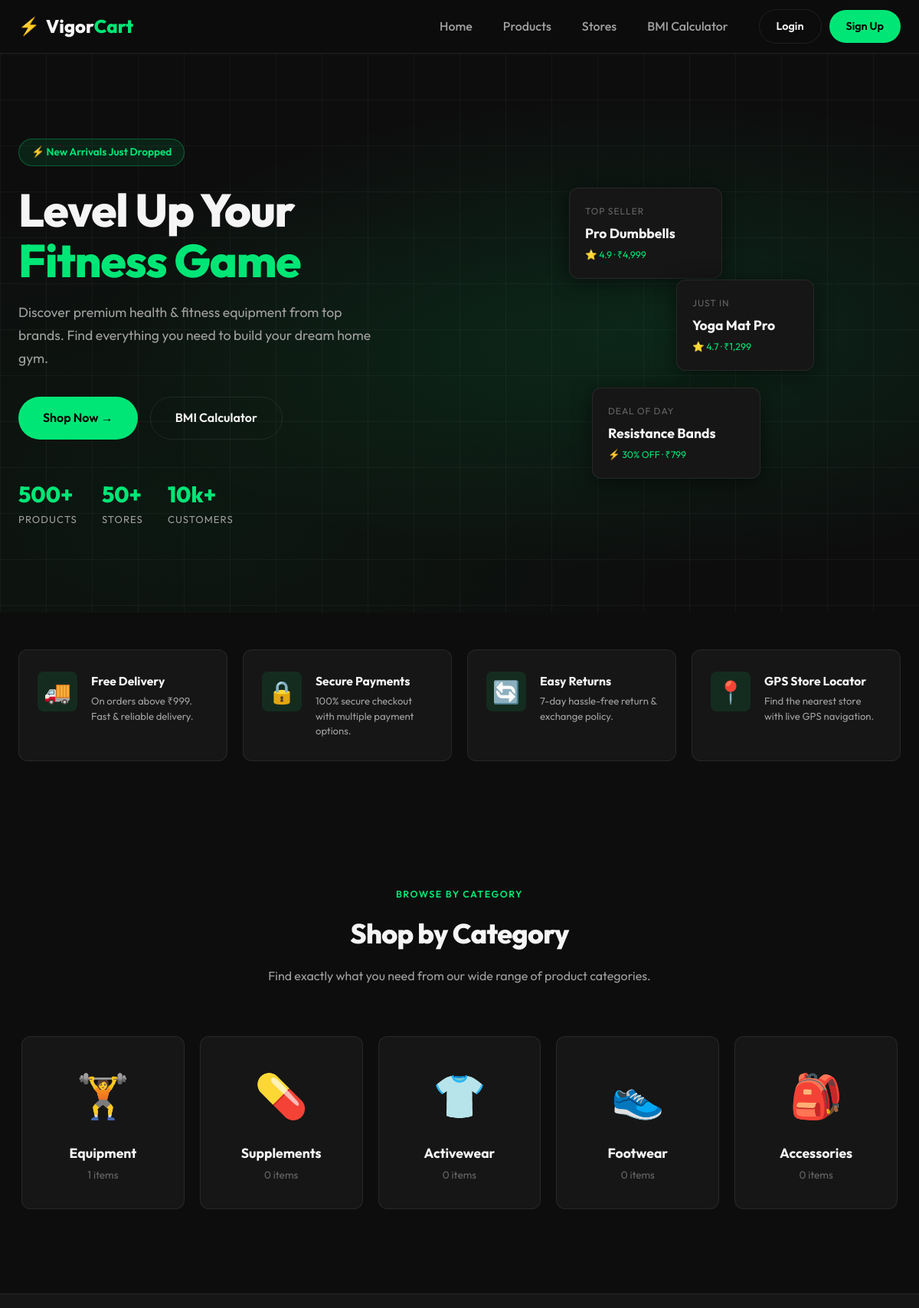
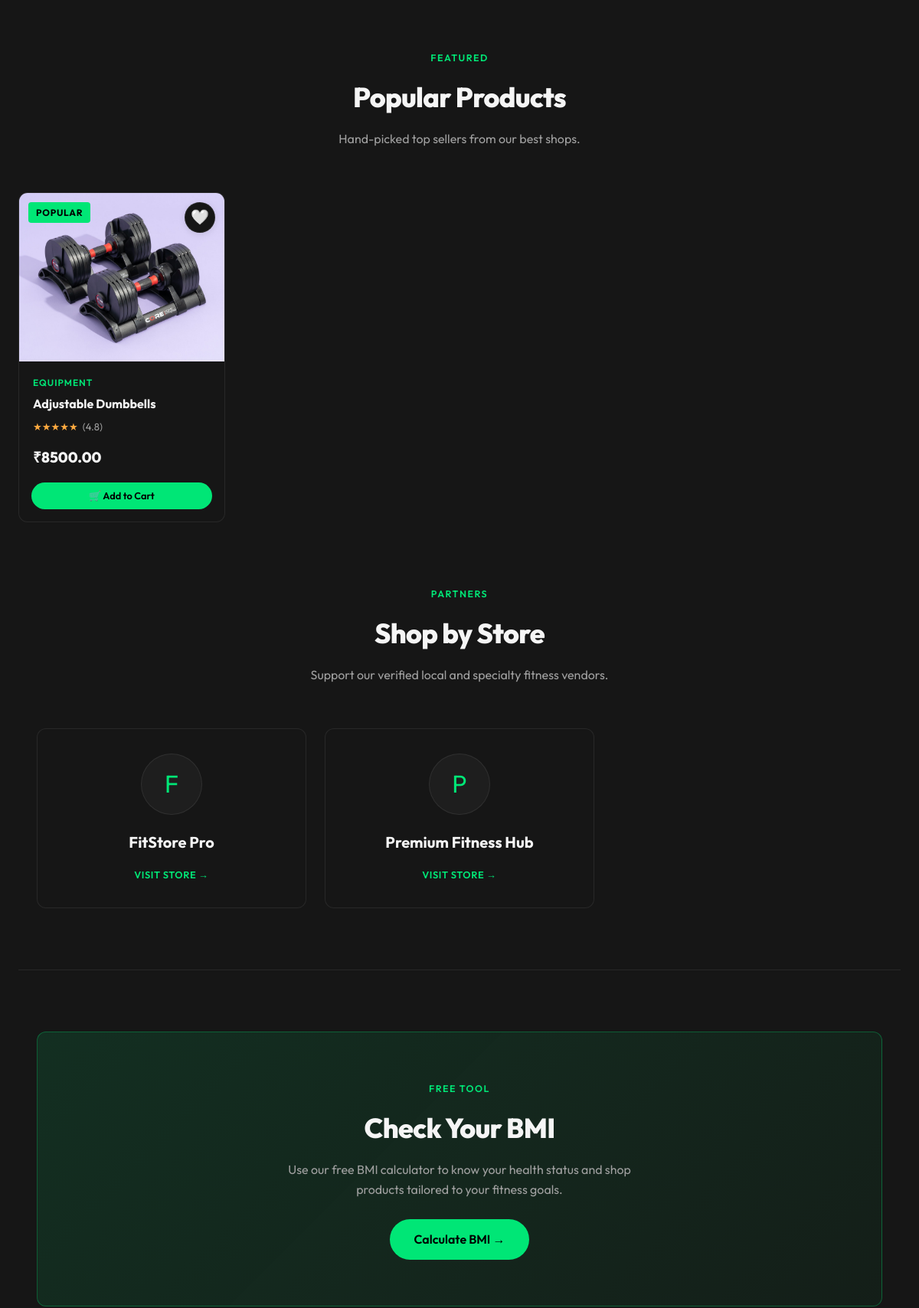
The page / (upper part) on the database its author committed (2 pictures, top to bottom).
### store/models.py (models this page shows, shortened)
class Category(models.Model):
    name = models.CharField(max_length=100)
    parent = models.ForeignKey('self', db_index=True, null=True, blank=True, on_delete=models.CASCADE, related_name='subcategories')
    def __str__(self):
        return self.name

class Product(models.Model):
    p_name = models.CharField(max_length=255)
    asset_id = models.CharField(max_length=100, blank=True, null=True)
    description = models.TextField(blank=True, null=True)
    size = models.CharField(max_length=100, blank=True, null=True)
    detail = models.TextField(blank=True, null=True)
    price = models.DecimalField(max_digits=10, decimal_places=2)
    stock_availability = models.IntegerField(default=0)
    shop = models.ForeignKey(Shop, on_delete=models.CASCADE, related_name='products', null=True)
    category = models.ForeignKey(Category, on_delete=models.SET_NULL, null=True, related_name='products')
    image = models.ImageField(upload_to='products/', null=True, blank=True)
    created_at = models.DateTimeField(auto_now_add=True)

class Shop(models.Model):
    owner = models.ForeignKey(User, on_delete=models.CASCADE, related_name='owned_shops', null=True)
    name = models.CharField(max_length=255)
    email = models.EmailField(unique=True)
    password = models.CharField(max_length=255)
    phone_number = models.CharField(max_length=100)
    opening_hours = models.CharField(max_length=100)
    location = models.CharField(max_length=100)
    status = models.CharField(max_length=20, default='Pending') # Default status
    is_verified = models.BooleanField(default=False)

### store/views.py (the view)
# urls.py: path('', views.home, name='home'),
def home(request):
    featured_products = Product.objects.all()[:8]
    categories = Category.objects.filter(parent__isnull=True)
    shops = Shop.objects.filter(is_verified=True)[:4]
    wishlist_product_ids = []
    if request.user.is_authenticated:
        wishlist_obj = Wishlist.objects.filter(user=request.user).first()
        if wishlist_obj:
            wishlist_product_ids = list(wishlist_obj.products.values_list('id', flat=True))
    return render(request, 'store/home.html', {
        'featured_products': featured_products,
        'categories': categories,
        'shops': shops,
        'wishlist_product_ids': wishlist_product_ids,
    })

### store/templates/store/home.html (shortened to what this page needs)
{% extends 'store/base.html' %}
{% load static %}
{% block content %}
<section class="hero">
    <div class="hero-bg"></div>
    <div class="hero-grid-overlay"></div>
    <div class="hero-content">
        <div class="hero-text">
            <div class="hero-badge">⚡ New Arrivals Just Dropped</div>
            <h1 class="hero-title">
                Level Up Your<br>
                <span class="highlight">Fitness Game</span>
            </h1>
            <p class="hero-subtitle">
                Discover premium health &amp; fitness equipment from top brands. Find everything you need to build your
                dream home gym.
            </p>
            <div class="hero-cta">
                <a href="{% url 'products' %}" class="btn btn-primary btn-lg">Shop Now →</a>
                <a href="{% url 'bmi' %}" class="btn btn-outline btn-lg">BMI Calculator</a>
            </div>
            <div class="hero-stats">
                <div class="stat-item">
                    <div class="stat-number">500+</div>
                    <div class="stat-label">Products</div>
                </div>
                <div class="stat-item">
                    <div class="stat-number">50+</div>
                    <div class="stat-label">Stores</div>
                </div>
                <div class="stat-item">
                    <div class="stat-number">10k+</div>
                    <div class="stat-label">Customers</div>
                </div>
            </div>
        </div>
        <div class="hero-visual">
            <div class="hero-card-stack">
                <div class="floating-card">
                    <div class="card-label">Top Seller</div>
                    <div class="card-value">Pro Dumbbells</div>
                    <div class="card-sub">⭐ 4.9 · ₹4,999</div>
                </div>
                <div class="floating-card">
                    <div class="card-label">Just In</div>
                    <div class="card-value">Yoga Mat Pro</div>
                    <div class="card-sub">⭐ 4.7 · ₹1,299</div>
                </div>
                <div class="floating-card">
                    <div class="card-label">Deal of Day</div>
                    <div class="card-value">Resistance Bands</div>
                    <div class="card-sub">⚡ 30% OFF · ₹799</div>
                </div>
            </div>
        </div>
    </div>
</section>
<section class="section" style="padding-top: 48px;">
    <div class="container">
        <div class="features-grid">
            <div class="feature-card">
                <div class="feature-icon">🚚</div>
                <div>
                    <div class="feature-title">Free Delivery</div>
                    <div class="feature-desc">On orders above ₹999. Fast &amp; reliable delivery.</div>
                </div>
            </div>
            <div class="feature-card">
                <div class="feature-icon">🔒</div>
                <div>
                    <div class="feature-title">Secure Payments</div>
                    <div class="feature-desc">100% secure checkout with multiple payment options.</div>
                </div>
            </div>
            <div class="feature-card">
                <div class="feature-icon">🔄</div>
                <div>
                    <div class="feature-title">Easy Returns</div>
                    <div class="feature-desc">7-day hassle-free return &amp; exchange policy.</div>
                </div>
            </div>
            <div class="feature-card">
                <div class="feature-icon">📍</div>
                <div>
                    <div class="feature-title">GPS Store Locator</div>
                    <div class="feature-desc">Find the nearest store with live GPS navigation.</div>
                </div>
            </div>
        </div>
    </div>
</section>
<section class="section">
    <div class="container">
        <div class="section-header">
            <div class="section-tag">Browse by Category</div>
            <h2 class="section-title">Shop by Category</h2>
            <p class="section-subtitle">Find exactly what you need from our wide range of product categories.</p>
        </div>
        <div class="categories-grid">
            {% if categories %}
            {% for cat in categories %}
            <a href="{% url 'products' %}?category={{ cat.id }}" class="category-card">
                <div class="category-icon">
                    {% if cat.name == 'Equipment' %}&#127947;&#65039;
                    {% elif cat.name == 'Supplements' %}&#128138;
                    {% elif cat.name == 'Activewear' %}&#128085;
                    {% elif cat.name == 'Footwear' %}&#128095;
                    {% elif cat.name == 'Accessories' %}&#127890;
                    {% else %}&#127947;&#65039;{% endif %}
                </div>
                <div class="category-name">{{ cat.name }}</div>
                <div class="category-count">{{ cat.products.count }} items</div>
            </a>
            {% endfor %}
            {% endif %}
        </div>
    </div>
</section>
<section class="section"
    style="background: var(--bg-card); border-top: 1px solid var(--border); border-bottom: 1px solid var(--border);">
    <div class="container">
        <div class="section-header">
            <div class="section-tag">Featured</div>
            <h2 class="section-title">Popular Products</h2>
            <p class="section-subtitle">Hand-picked top sellers from our best shops.</p>
        </div>
        <div class="products-grid">
            {% if featured_products %}
            {% for product in featured_products %}
            <div class="product-card" style="display:flex;flex-direction:column;position:relative;">
                <div class="product-badge" style="position:absolute; top:12px; left:12px; z-index:10; background:var(--primary); color:#000; padding:4px 10px; border-radius:4px; font-size:0.75rem; font-weight:700;">Popular</div>
                <div class="product-wishlist" style="position:absolute; top:12px; right:12px; z-index:10; background:{% if product.id in wishlist_product_ids %}var(--primary){% else %}var(--bg-card){% endif %}; padding:8px; border-radius:50%; box-shadow:0 2px 8px rgba(0,0,0,0.1); width:40px; height:40px; display:flex; align-items:center; justify-content:center; transition:0.2s;">
                    {% if user.is_authenticated %}
                    <a href="{% url 'add_to_wishlist' product.id %}" style="font-size:1.2rem; text-decoration:none; line-height:1;" title="{% if product.id in wishlist_product_ids %}Remove from wishlist{% else %}Add to wishlist{% endif %}">❤️</a>
                    {% else %}
                    <a href="{% url 'login' %}" style="font-size:1.2rem; text-decoration:none; line-height:1;" title="Login to wishlist">🤍</a>
                    {% endif %}
                </div>
                <a href="{% url 'product_detail' product.id %}" style="display:contents;text-decoration:none;color:inherit;">
                    <div class="product-img-wrap">
                        {% if product.image %}
                        <img src="{{ product.image.url }}" alt="{{ product.p_name }}">
                        {% else %}
                        <div style="height:100%;display:flex;align-items:center;justify-content:center;font-size:4rem;">🏋️</div>
                        {% endif %}
                    </div>
                    <div class="product-info">
                        <div class="product-category">{{ product.category }}</div>
                        <div class="product-name">{{ product.p_name }}</div>
                        <div class="product-rating"><span class="stars">★★★★★</span> (4.8)</div>
                        <div class="product-footer">
                            <div class="product-price">₹{{ product.price }}</div>
                        </div>
                    </div>
                </a>
                <div style="padding:0 16px 16px;margin-top:auto;">
                    <a href="{% url 'add_to_cart' product.id %}" class="btn btn-primary btn-sm" style="width:100%;justify-content:center;">🛒 Add to Cart</a>
                </div>
            </div>
            {% endfor %}
            {% endif %}
        </div>
        <section id="stores" class="section" style="border-bottom: 1px solid var(--border);">
            <div class="container">
                <div class="section-header">
                    <div class="section-tag">Partners</div>
                    <h2 class="section-title">Shop by Store</h2>
                    <p class="section-subtitle">Support our verified local and specialty fitness vendors.</p>
                </div>
                <div style="display: grid; grid-template-columns: repeat(auto-fill, minmax(280px, 1fr)); gap: 24px;">
                    {% for shop in shops %}
                    <a href="{% url 'shop_detail' shop.pk %}"
                        style="background: var(--bg-card); border: 1px solid var(--border); border-radius: var(--radius); padding: 32px; text-align: center; transition: all var(--transition); text-decoration: none; color: inherit;">
                        <div
                            style="width: 80px; height: 80px; background: var(--bg-elevated); border: 1px solid var(--border); border-radius: 50%; display: flex; align-items: center; justify-content: center; font-size: 2rem; margin: 0 auto 20px; color: var(--primary);">
                            {{ shop.name|first }}
                        </div>
                        <h3 style="font-size: 1.25rem; font-weight: 700; margin-bottom: 8px;">{{ shop.name }}</h3>
                        <div
                            style="margin-top: 16px; font-size: 0.8rem; color: var(--primary); font-weight: 600; text-transform: uppercase; letter-spacing: 0.05em;">
                            Visit Store →</div>
                    </a>
                    {% endfor %}
                </div>
            </div>
        </section>
        <section class="section">
            <div class="container">
                <div style="background: linear-gradient(135deg, rgba(0,230,118,0.12) 0%, rgba(0,200,83,0.05) 100%);
                border: 1px solid rgba(0,230,118,0.3);
                border-radius: var(--radius);
                padding: 60px 48px;
                text-align: center;">
                    <div class="section-tag">Free Tool</div>
                    <h2 class="section-title">Check Your BMI</h2>
                    <p class="section-subtitle">Use our free BMI calculator to know your health status and shop products
                        tailored to your fitness goals.</p>
                    <br>
                    <a href="{% url 'bmi' %}" class="btn btn-primary btn-lg">Calculate BMI →</a>
                </div>
            </div>
        </section>
        {% endblock %}

### rows shown on the page
Category: name "Equipment", products.count "1"
Category: name "Supplements", products.count "0"
Category: name "Activewear", products.count "0"
Category: name "Footwear", products.count "0"
Category: name "Accessories", products.count "0"
Product: image (picture), category "EQUIPMENT", p_name "Adjustable Dumbbells", price "8500.00"
Shop: name|first "F", name "FitStore Pro"
Shop: name|first "P", name "Premium Fitness Hub"
